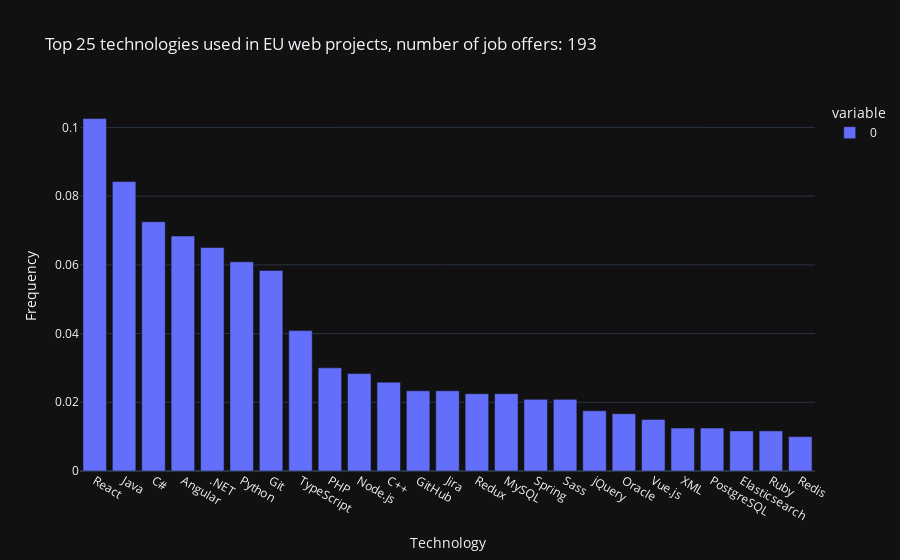

The code cell stored with this chart in its notebook:
### Code cell
fig_top_25_tech = px.bar(
    freq_technologies.head(25),
    title=f"Top 25 technologies used in EU web projects, number of job offers: {df_eu.shape[0]}",
    template='plotly_dark',
    labels=dict(value='Frequency', index='Technology')
)
fig_top_25_tech.show()

### Figure 1 — Plotly figure (JSON) as saved in the notebook; plotly's stock layout.template omitted (floating-point values rounded to 4 significant figures)
{"data": [{"alignmentgroup": "True", "hovertemplate": "variable=0<br>Technology=%{x}<br>Frequency=%{y}<extra></extra>", "legendgroup": "0", "marker": {"color": "#636efa", "pattern": {"shape": ""}}, "name": "0", "offsetgroup": "0", "orientation": "v", "showlegend": true, "textposition": "auto", "type": "bar", "x": ["React", "Java", "C#", "Angular", ".NET", "Python", "Git", "TypeScript", "PHP", "Node.js", "C++", "GitHub", "Jira", "Redux", "MySQL", "Spring", "Sass", "jQuery", "Oracle", "Vue.js", "XML", "PostgreSQL", "Elasticsearch", "Ruby", "Redis"], "xaxis": "x", "y": [0.1026, 0.08424, 0.07256, 0.06839, 0.06505, 0.06088, 0.05838, 0.04087, 0.03003, 0.02836, 0.02585, 0.02335, 0.02335, 0.02252, 0.02252, 0.02085, 0.02085, 0.01751, 0.01668, 0.01501, 0.01251, 0.01251, 0.01168, 0.01168, 0.01001], "yaxis": "y"}], "layout": {"barmode": "relative", "legend": {"title": {"text": "variable"}, "tracegroupgap": 0}, "title": {"text": "Top 25 technologies used in EU web projects, number of job offers: 193"}, "xaxis": {"anchor": "y", "domain": [0, 1], "title": {"text": "Technology"}}, "yaxis": {"anchor": "x", "domain": [0, 1], "title": {"text": "Frequency"}}}}
